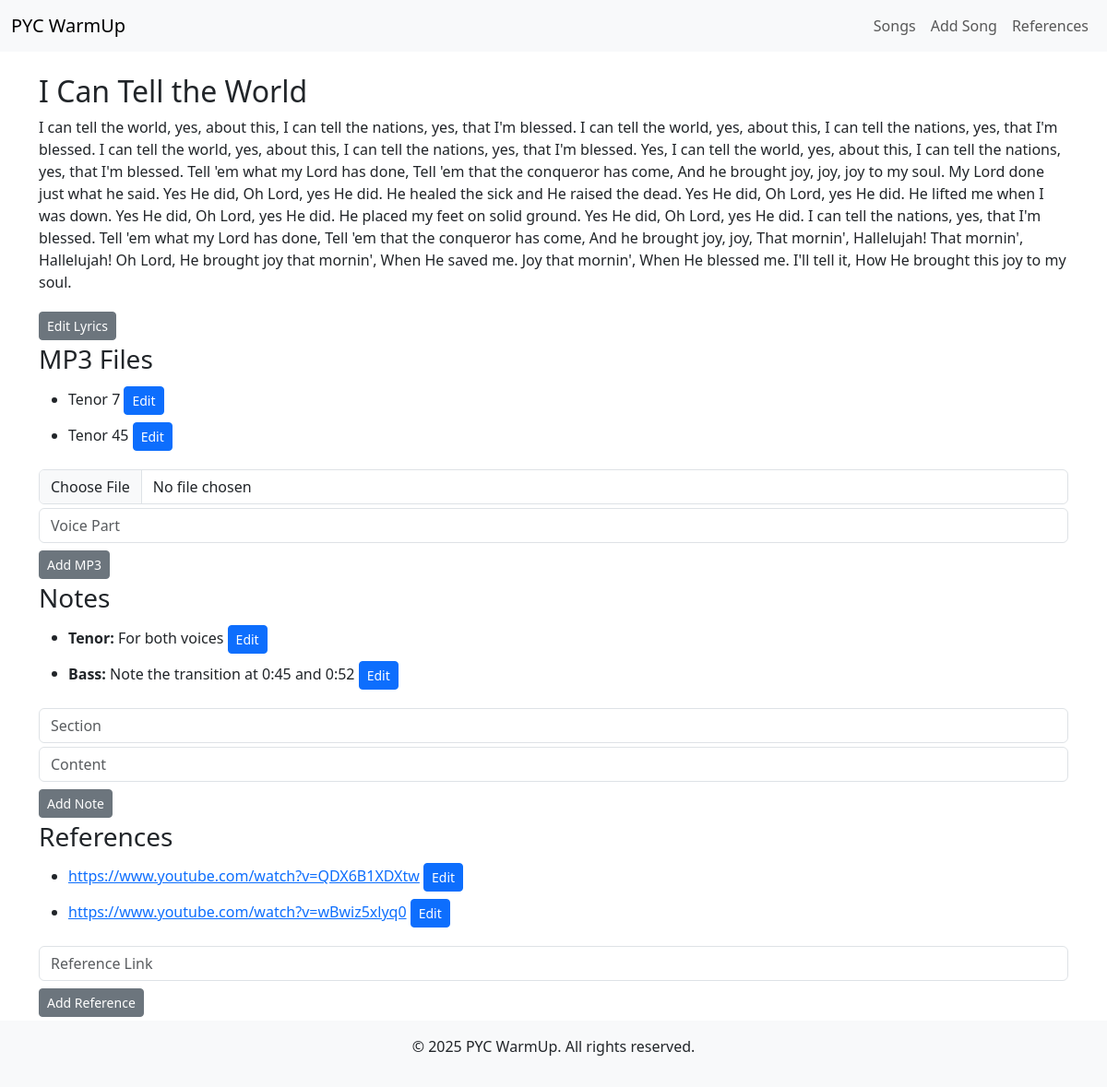
The page /songs/1/ on the database its author committed.
### songs/models.py (models this page shows, shortened)
class Song(models.Model):
    title = models.CharField(max_length=255)
    lyrics = models.TextField(blank=True)
    created_at = models.DateTimeField(auto_now_add=True)
    composer = models.CharField(max_length=255, null=True)

class MP3File(models.Model):
    song = models.ForeignKey(Song, on_delete=models.CASCADE, related_name="mp3_files")
    file = models.FileField(upload_to='mp3/')
    voice_part = models.CharField(max_length=50, choices=[
        ('Soprano 1', 'Soprano 1'), ('Soprano 2', 'Soprano 2'),
        ('Alto 1', 'Alto 1'), ('Alto 2', 'Alto 2'),
        ('Tenor 1', 'Tenor 1'), ('Tenor 2', 'Tenor 2'),
        ('Bass 1', 'Bass 1'), ('Bass 2', 'Bass 2'),
        ('Lead 1', 'Lead 1'), ('Lead 2', 'Lead 2'),
        ('Other', 'Other')
    ])

class Note(models.Model):
    song = models.ForeignKey(Song, on_delete=models.CASCADE, related_name="notes")
    section = models.CharField(max_length=100)
    content = models.TextField()

class Reference(models.Model):
    song = models.ForeignKey(Song, on_delete=models.CASCADE, related_name="references")
    link = models.URLField()

### songs/views.py (the view)
# urls.py: path('songs/<int:pk>/', song_detail, name="song_detail"),
def song_detail(request, pk):
    song = Song.objects.get(pk=pk)
    mp3s = song.mp3_files.all()  # Get all MP3s related to this song
    notes = song.notes.all()  # Get all notes related to this song
    references = song.references.all()  # Get all references related to this song
    return render(request, 'songs/song_detail.html', {
        'song': song,
        'mp3s': mp3s,
        'notes': notes,
        'references': references,
    })

### songs/templates/songs/song_detail.html (shortened to what this page needs)
{% extends 'base.html' %}
{% block content %}
    <h2 id="song-title">{{ song.title }}</h2>
    <p id="lyrics-content">{{ song.lyrics|safe }}</p>
    <button class="btn btn-sm btn-secondary my-1" id="edit-lyrics-btn">Edit Lyrics</button>
    <h3>MP3 Files</h3>
    <ul id="mp3-files">
        {% for mp3 in mp3s %}
            <li>
                <span class="mp3-voice" data-mp3-id="{{ mp3.id }}">{{ mp3.voice_part }}</span>
                <button class="btn btn-sm btn-primary my-1 edit-mp3-btn" data-mp3-id="{{ mp3.id }}">Edit</button>
            </li>
        {% endfor %}
    </ul>
    <input class="form-control my-1 form-control-file" type="file" id="new-mp3-file">
    <input class="form-control my-1" type="text" id="new-mp3-voice" placeholder="Voice Part">
    <button class="btn btn-sm btn-secondary my-1" id="add-mp3-btn">Add MP3</button>
    <h3>Notes</h3>
    <ul id="notes">
        {% for note in notes %}
            <li>
                <strong>{{ note.section }}:</strong>
                <span class="note-content" data-note-id="{{ note.id }}">{{ note.content }}</span>
                <button class="btn btn-sm btn-primary my-1 edit-note-btn" data-note-id="{{ note.id }}">Edit</button>
            </li>
        {% endfor %}
    </ul>
    <input class="form-control my-1" type="text" id="new-note-section" placeholder="Section">
    <input class="form-control my-1" type="text" id="new-note-content" placeholder="Content">
    <button class="btn btn-sm btn-secondary my-1" id="add-note-btn">Add Note</button>
    <h3>References</h3>
    <ul id="references">
        {% for ref in references %}
            <li>
                <a href="{{ ref.link }}" class="reference-link" data-ref-id="{{ ref.id }}">{{ ref.link }}</a>
                <button class="btn btn-sm btn-primary my-1 edit-reference-btn" data-ref-id="{{ ref.id }}">Edit</button>
            </li>
        {% endfor %}
    </ul>
    <input class="form-control my-1" type="text" id="new-reference-link" placeholder="Reference Link">
    <button class="btn btn-sm btn-secondary my-1" id="add-reference-btn">Add Reference</button>
{% endblock %}

### songs/templates/base.html (shortened to what this page needs)
{% load static %}
<!DOCTYPE html>
<html lang="en">
<head>
    <link href="https://cdn.jsdelivr.net/npm/bootstrap@5.3.0/dist/css/bootstrap.min.css" rel="stylesheet">
    <link href="https://cdnjs.cloudflare.com/ajax/libs/font-awesome/6.0.0-beta3/css/all.min.css" rel="stylesheet">
</head>
<body>
<nav class="navbar navbar-expand-lg navbar-light bg-light">
  <div class="container-fluid">
    <a class="navbar-brand" href="{% url 'song_list' %}">PYC WarmUp</a>
    <div class="collapse navbar-collapse" id="navbarNav">
      <ul class="navbar-nav ms-auto">
        <li class="nav-item">
          <a class="nav-link" href="{% url 'song_list' %}">Songs</a>
        </li>
        <li class="nav-item">
          <a class="nav-link" href="{% url 'add_song' %}">Add Song</a>
        </li>
        <li class="nav-item">
          <a class="nav-link" href="#">References</a>
        </li>
      </ul>
    </div>
  </div>
</nav>
<div class="container mt-4">
    {% block content %}
    {% endblock %}
</div>
<footer class="bg-light text-dark text-center py-3">
    <p>&copy; 2025 PYC WarmUp. All rights reserved.</p>
</footer>
</body>
</html>

### rows shown on the page
Song: title "I Can Tell the World", lyrics "I can tell the world, yes, about this, I can tell the nations, yes, that I'm blessed. I can tell the world, yes, about this, I can tell the nations, yes, that I'm blessed. I can tell the world, yes, about this, I can tell the nations, yes, that I'm blessed. Yes, I can tell the world, yes, about this, I can tell the nations, yes, that I'm blessed. Tell 'em what my Lord has done, Tell 'em that the conqueror has come, And he brought joy, joy, joy to my soul. My Lord done just what he said. Yes He did, Oh Lord, yes He did. He healed the sick and He raised the dead. Yes He did, Oh Lord, yes He did. He lifted me when I was down. Yes He did, Oh Lord, yes He did. He placed my feet on solid ground.…"
MP3File: voice_part "Tenor 7"
MP3File: voice_part "Tenor 45"
Note: section "Tenor", content "For both voices"
Note: section "Bass", content "Note the transition at 0:45 and 0:52"
Reference: link "https://www.youtube.com/watch?v=QDX6B1XDXtw"
Reference: link "https://www.youtube.com/watch?v=wBwiz5xlyq0"
